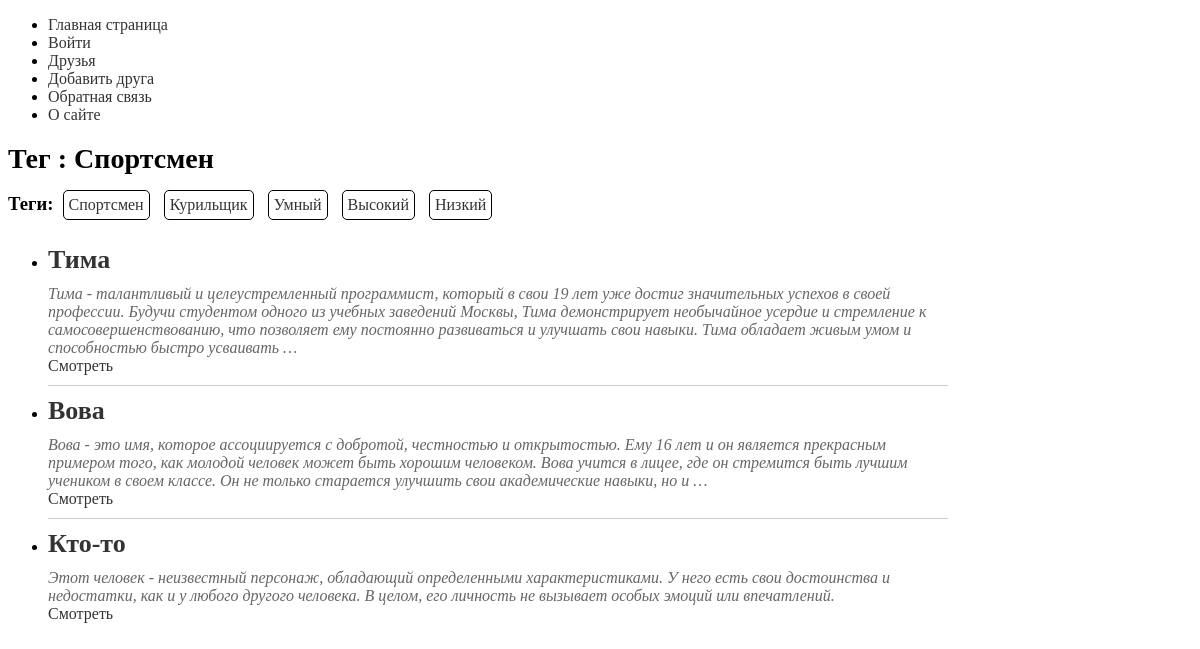
Page /tag/sportsman/ on the committed database.
### myapp/models.py (models this page shows, shortened)
class TagFriends(models.Model):
    objects = models.Manager()
    tag = models.CharField(max_length=100, db_index=True)
    slug = models.SlugField(max_length=255, unique=True, db_index=True)
    def get_absolute_url(self):
        return reverse("tag", kwargs={"tag_slug": self.slug})

class Friends(models.Model):
    class Status(models.IntegerChoices):
        NOT_THE_BEST = 0, "Не лучший друг"
        THE_BEST = 1, "Лучший друг"
    name = models.CharField(max_length=255)
    slug = models.SlugField(max_length=255, unique=True, db_index=True)
    description = models.TextField(blank=True)
    time_create = models.DateTimeField(auto_now_add=True)
    time_update = models.DateTimeField(auto_now=True)
    is_the_best = models.BooleanField(choices=Status.choices, default=Status.NOT_THE_BEST)
    gender = models.ForeignKey("Gender", on_delete=models.PROTECT, related_name="notes")
    tags = models.ManyToManyField("TagFriends", blank=True, related_name="tags")
    objects = models.Manager()
    is_the_best_manager = IsTheBestManager()
    girlfriend = models.OneToOneField("GirlFriend", on_delete=models.SET_NULL, null=True,
                                      blank="True", related_name="boyfriend")
    class Meta:
        pass
    def get_absolute_url(self):
        return reverse("friend-slug", kwargs={"fr_slug": self.slug})

### myapp/views.py (the view)
# urls.py: path("tag/<slug:tag_slug>/", views.show_tag_friends, name="tag")
def show_tag_friends(request, tag_slug):
    tag = get_object_or_404(TagFriends, slug=tag_slug)
    friends = tag.tags.all()  # tag.tags.filter(is_the_best=Friends.Status.THE_BEST)
    data = {
        "title": f"Тег : {tag.tag}",
        "menu": menu,
        "friends": friends,
        "gender_selected": None,
    }
    return render(request, "myapp/friends.html", context=data)

### myapp/models.py (called while the page is built)
    def __str__(self):
        return self.name

### myapp/templatetags/friends_tags.py (called while the page is built)
@register.inclusion_tag("myapp/list_tags.html")
def show_all_tags():
    return {"tags": TagFriends.objects.all()}

### myapp/templates/myapp/friends.html
{% extends 'base.html' %}
{% load friends_tags %}
{% block content %}
{% show_all_tags %}
<ul class="friend-list">
    {% for friend in friends %}
    <li class="friend-item">
        <h2 class="friend-name">{{ friend.name }}</h2>
        <div class="info">
            {% autoescape off %}
            {{ friend.description|truncatewords:50 }}
            {% endautoescape %}
        </div>
        <a href="{{ friend.get_absolute_url }}">Смотреть</a>
        {% if not forloop.last %}
        <hr class="friend-divider">
        {% endif %}
    </li>
    {% endfor %}
</ul>
{% endblock %}

### myapp/templates/myapp/list_tags.html
{% if tags %}
<h3 style="display: inline-block; margin: 0;">Теги:</h3>
<ul class="tags-ul">
    {% for t in tags %}
    <li class="tags-li">
        <a href="{{t.get_absolute_url}}">{{t.tag}}</a>
    </li>
    {% endfor %}
</ul>
{% endif %}

### myapp/static/myapp/css/styles.css (style rules this page uses)
a { text-decoration: none; color: #333; }
.friend-list { margin-top: 20px; }
.friend-name { margin: 0; font-size: 26px; color: #333; }
.friend-divider { border: 0; border-top: 1px solid #ccc; margin: 10px 0; }
.friend-item { width: 900px; }
.info { color: #666; font-style: italic; margin-top: 10px; }
.tags-ul { display: inline-block; list-style-type: none; margin: 0; padding: 0; }
.tags-li { display: inline-block; text-size: 12px; margin: 5px; padding: 5px; border: 1px solid #000; border-radius: 5px; }

### rows in the picture
TagFriends: tag "Спортсмен"
TagFriends: tag "Курильщик"
TagFriends: tag "Умный"
TagFriends: tag "Высокий"
TagFriends: tag "Низкий"
Friends: name "Тима", description "Тима - талантливый и целеустремленный программист, который в свои 19 лет уже достиг значительных успехов в своей профессии. Будучи студентом одного из учебных заведений Москвы, Тима демонстрирует необычайное усердие и стремление к самосовершенствованию, что позволяет ему постоянно развиваться и улучшать свои навыки. Тима обладает живым умом и способностью быстро усваивать …"
Friends: name "Вова", description "Вова - это имя, которое ассоциируется с добротой, честностью и открытостью. Ему 16 лет и он является прекрасным примером того, как молодой человек может быть хорошим человеком. Вова учится в лицее, где он стремится быть лучшим учеником в своем классе. Он не только старается улучшить свои академические навыки, но и …"
Friends: name "Кто-то", description "Этот человек - неизвестный персонаж, обладающий определенными характеристиками. У него есть свои достоинства и недостатки, как и у любого другого человека. В целом, его личность не вызывает особых эмоций или впечатлений."

### other values in the picture
{{ m.title }} "Главная страница" "Войти" "Друзья" "Добавить друга" "Обратная связь" "О сайте"
{{ title }} "Тег : Спортсмен"
